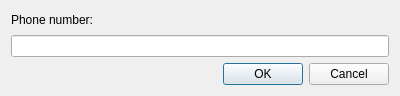
<?xml version="1.0" encoding="UTF-8"?>
<ui version="4.0">
 <class>AddPhoneDialog</class>
 <widget class="QDialog" name="AddPhoneDialog">
  <property name="geometry">
   <rect>
    <x>0</x>
    <y>0</y>
    <width>400</width>
    <height>96</height>
   </rect>
  </property>
  <property name="windowTitle">
   <string>QtSSB - Add phone</string>
  </property>
  <layout class="QGridLayout" name="gridLayout">
   <item row="1" column="0">
    <widget class="QLineEdit" name="phoneLineEdit">
     <property name="inputMethodHints">
      <set>Qt::ImhDigitsOnly</set>
     </property>
     <property name="maxLength">
      <number>9</number>
     </property>
     <property name="alignment">
      <set>Qt::AlignCenter</set>
     </property>
    </widget>
   </item>
   <item row="2" column="0">
    <widget class="QDialogButtonBox" name="buttonBox">
     <property name="orientation">
      <enum>Qt::Horizontal</enum>
     </property>
     <property name="standardButtons">
      <set>QDialogButtonBox::Cancel|QDialogButtonBox::Ok</set>
     </property>
    </widget>
   </item>
   <item row="0" column="0">
    <widget class="QLabel" name="label">
     <property name="text">
      <string>Phone number:</string>
     </property>
    </widget>
   </item>
  </layout>
 </widget>
 <resources/>
 <connections>
  <connection>
   <sender>buttonBox</sender>
   <signal>accepted()</signal>
   <receiver>AddPhoneDialog</receiver>
   <slot>accept()</slot>
   <hints>
    <hint type="sourcelabel">
     <x>248</x>
     <y>254</y>
    </hint>
    <hint type="destinationlabel">
     <x>157</x>
     <y>274</y>
    </hint>
   </hints>
  </connection>
  <connection>
   <sender>buttonBox</sender>
   <signal>rejected()</signal>
   <receiver>AddPhoneDialog</receiver>
   <slot>reject()</slot>
   <hints>
    <hint type="sourcelabel">
     <x>316</x>
     <y>260</y>
    </hint>
    <hint type="destinationlabel">
     <x>286</x>
     <y>274</y>
    </hint>
   </hints>
  </connection>
 </connections>
</ui>
